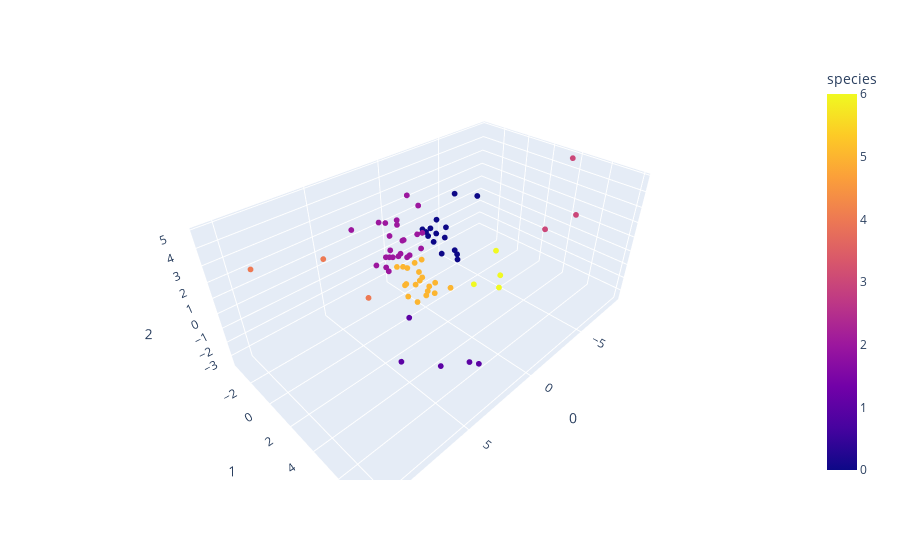

Source (notebook cell):
### Code cell
fig = px.scatter_3d(
    X_pca, x=0, y=1, z=2,
    labels={'color': 'species'},
    color=dict_clusters_km[7]
)
fig.update_traces(marker_size=2)
fig.show()
